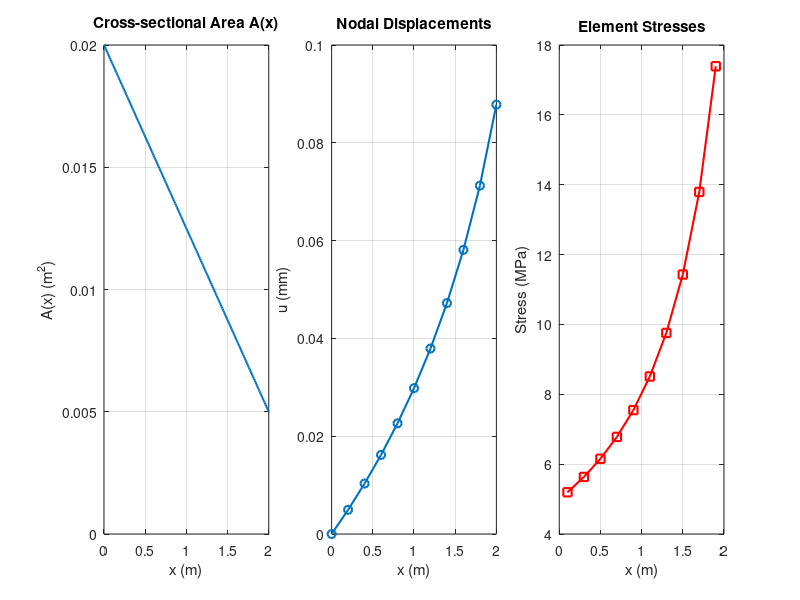

Write the MATLAB code that produced this figure. (Note: this script raises an error after producing the figure.)
% ------------------------------------------------------------
% Tapered Bar Finite Element Analysis (1D)
% ------------------------------------------------------------
clear; clc; close all;

% ----------------------------
% Part 1: Inputs
% ----------------------------

% Bar length (m)
L = 2.0; 

% Young's modulus (Pa)
E = 210e9;          

% Area at x=0 (m^2)
A0 = 0.02; 

% Area at x=L (m^2)
A1 = 0.005;   

% Fixed end
u0_prescribed = 0.0; 

% Not used
sigma_L_prescribed = []; 

% area function
linear_taper = @(A0, A1, L) @(x) A0 + (A1 - A0) .* (x ./ L);

% area function 
exponential_taper = @(A0, A1, L) @(x) A0 .* (A1./A0) .^ (x ./ L);

% Select function (linear or exponential)
A_func = linear_taper(A0, A1, L);

% --- Summary output ---
fprintf('Tapered bar inputs summary\n');
fprintf('--------------------------\n');
fprintf('L = %.3f m\n', L);
fprintf('E = %.3e Pa\n', E);
fprintf('u(0) = %.3f\n', u0_prescribed);
if isempty(sigma_L_prescribed)
    fprintf('sigma(L) = None\n');
else
    fprintf('sigma(L) = %.3e\n', sigma_L_prescribed);
end
xs = linspace(0, L, 5);
areas = A_func(xs);
fprintf('Sample A(x):\n');
for k = 1:length(xs)
    fprintf('  A(%.4g) = %.6g\n', xs(k), areas(k));
end

% ----------------------------
% Part 2: Finite Element Solver
% ----------------------------

% Number of elements
n_el = 10; 
% Number of nodes
n_nodes = n_el + 1;
% Node coordinates
nodes = linspace(0, L, n_nodes);  
% Connectivity
elems = [(1:n_el)', (2:n_el+1)']; 

% stiffness 
K = zeros(n_nodes);  

% force 
F = zeros(n_nodes, 1); 

% stiffness matrix 
for e = 1:n_el
    i = elems(e,1);
    j = elems(e,2);
    x1 = nodes(i);
    x2 = nodes(j);
    le = x2 - x1;
    Ae = (A_func(x1) + A_func(x2)) / 2;
    ke = E * Ae / le * [1, -1; -1, 1];
    K(i:i+1, i:i+1) = K(i:i+1, i:i+1) + ke;
end

% Boundary conditions 

% Node 1 fixed
u = zeros(n_nodes, 1);

% Node 1 fixed
fixed_dofs = 1;

% free nodes 
free_dofs = 2:n_nodes;

% force 
F(end) = 1e5;                       

% --- Solve for unknown displacements ---
K_ff = K(free_dofs, free_dofs);
F_f = F(free_dofs);
u_f = K_ff \ F_f;
u(free_dofs) = u_f;

% ----------------------------
% Part 3: Stresses
% ----------------------------
stresses = zeros(n_el,1);
for e = 1:n_el
    i = elems(e,1);
    j = elems(e,2);
    le = nodes(j) - nodes(i);
    du = u(j) - u(i);
    strain = du / le;
    stresses(e) = E * strain;
end

% ----------------------------
% Part 4: Plots
% ----------------------------
figure('Position',[100 100 1400 400]);

% (a) Area distribution
subplot(1,3,1);
xs = linspace(0, L, 200);
plot(xs, A_func(xs), 'LineWidth',1.5);
title('Cross-sectional Area A(x)');
xlabel('x (m)');
ylabel('A(x) (m^2)');
grid on;

% (b) Displacements
subplot(1,3,2);
plot(nodes, u*1e3, 'o-', 'LineWidth',1.5);
title('Nodal Displacements');
xlabel('x (m)');
ylabel('u (mm)');
grid on;

% (c) Stresses
subplot(1,3,3);
x_centers = nodes(1:end-1) + diff(nodes)/2;
plot(x_centers, stresses*1e-6, 's-r', 'LineWidth',1.5);
title('Element Stresses');
xlabel('x (m)');
ylabel('Stress (MPa)');
grid on;

sgtitle('Tapered Bar Finite Element Results');
